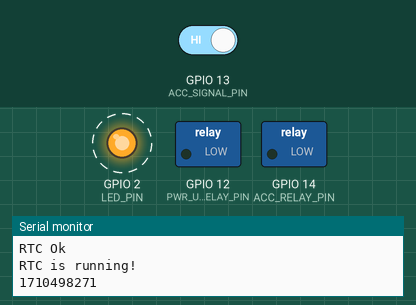
Simulated run of this sketch. Board: ESP32. Parts: switched loads named in the sketch (green lamp = pin HIGH), output pins drawn as LEDs (lit = HIGH), the last lines printed to the serial monitor. Dashed ring = blinking. The inputs (shaded band) are chosen by the test bench; at power-on: GPIO 13 (ACC_SIGNAL_PIN) HIGH. The local clock reads 2024-03-15 10:24:30 at power-on unless the sketch sets it.

Above: at 1.2 s.
1.3 s: GPIO 13 (ACC_SIGNAL_PIN) driven LOW
At 3.8 s:
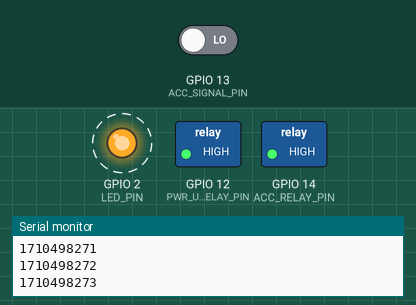
Timing chart, 0 to 10.3 s (numbered marks = the images above; inputs shaded):
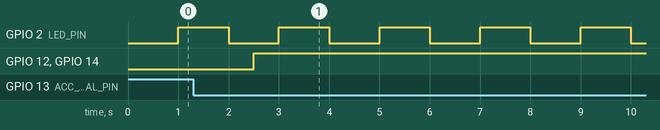

Measured:
- after the input at 1.3 s, GPIO 12 (PWR_USB_RELAY_PIN), GPIO 14 (ACC_RELAY_PIN): LOW → HIGH after 1.2 s
- by itself, GPIO 2 (LED_PIN): alternates HIGH for 1.0 s and LOW for 1.0 s

The sketch:

rtc_board.ino
```cpp
#include "serial_command.h"
#include "check_acc_signal.h"

void printCurrentEpochTime();
Ticker m_ticker;

void setup()
{
  m_ticker.attach(1, printCurrentEpochTime);
  SerialCommand::getInstance()->initSerial();
  CheckAccSignal::getInstance()->checkAccSignalWhenStartup();
}

void loop()
{
  SerialCommand::getInstance()->serialHandler();
}

void printCurrentEpochTime()
{
  Serial.println(RtcDs1307::getInstance()->getCurrentEpochTime());
}
```

check_acc_signal.cpp
```cpp
#include "check_acc_signal.h"

void CheckAccSignal::checkAcc()
{
    if(GpioController::getInstance()->readAccSignal() == false)
    {
        _count++;
        if(_count == 3)
        {
            _count = 0;
            isHaveAccSignal = true;
            isStarted = true;
        }
    }
    else
    {
        isHaveAccSignal = false;
    }
    //if have ACC signal fisrt after lost ACC signal
    // Will delay a some seconds then turn of ACC relay
    if(!isHaveAccSignal && isStarted)
    {
        if(!mTickerIsRunning)
        {
            m_ticker_1.attach(DELAY_TURN_OFF_ACC, callBackFunc);
            isTurnOnAccRelay = false;
            isStarted = false;
            mTickerIsRunning = true;
            isDetachTicker = false;
        }
    }

    if(isHaveAccSignal)
    {
        if(!isTurnOnAccRelay)
        {
            GpioController::getInstance()->turnOnAccRelay();
            mTickerIsRunning = false;
            isTurnOnAccRelay = true;
        }
    }

    if(GpioController::getInstance()->getRelayACCState() == false && isDetachTicker == false)
    {
        m_ticker_1.detach();
        isDetachTicker = true;
    }
}

void callBackFunc()
{
    GpioController::getInstance()->turnOffAccRelay();
    GpioController::getInstance()->turnOffUSBRelay();
    GpioController::getInstance()->setRelayACC(false);
}

void check_acc()
{
    CheckAccSignal::getInstance()->checkAcc();
}

void CheckAccSignal::checkAccSignalWhenStartup()
{
    if(GpioController::getInstance()->readAccSignal() == false)
    {
        delay(500);
        if(GpioController::getInstance()->readAccSignal() == false)
        {
            GpioController::getInstance()->turnOnAccRelay();
            GpioController::getInstance()->turnOnUSBRelay();
        }
    }
}
```

check_acc_signal.h
```cpp
#ifndef CHECK_ACC_SIGNAL_H
#define CHECK_ACC_SIGNAL_H

#include "gpio_controller.h"
#include <Ticker.h>

void callBackFunc();
void check_acc();

class CheckAccSignal
{
private:
    Ticker m_ticker_1;
    Ticker m_ticker_2;

    bool mTickerIsRunning;
    bool isHaveAccSignal;
    bool isStarted;
    bool isTurnOnAccRelay;
    uint8_t _count;
    bool isDetachTicker;

public:
    static CheckAccSignal* getInstance()
    {
        static CheckAccSignal obj;
        return &obj;
    }
    CheckAccSignal()
    {
        isHaveAccSignal = false;
        mTickerIsRunning = false;
        isStarted = false;
        isDetachTicker = false;
        bool isTurnOnAccRelay = false;
        _count = 0;
        m_ticker_2.attach(TIME_TO_CHECK_ACC, check_acc);
    }
    void checkAcc();
    void checkAccSignalWhenStartup();
};


#endif
```

common.h
```cpp
#ifndef COMMON_H_
#define COMMON_H_

#include <stdint.h>

#define DELAY_TURN_OFF_ACC 5 //5s
#define TIME_TO_CHECK_ACC 0.5 //0.5s

#define PWR_USB_RELAY_PIN 12
#define ACC_RELAY_PIN 14
#define ACC_SIGNAL_PIN 13
#define LED_PIN 2

#define ON 1
#define OFF 0

#define CMD_RESET_PWR_USB 'D'
#define CMD_GET_EPOCH_TIME 'E'
#define CMD_SET_CURRENT_TIME 'F'

#define START_BYTE 'A'
#define STOP_BYTE 'B'

#define DEBUG
#define SERIAL_BAUD 115200

enum SERIAL_STATE {
  WAITING_START_BYTE = 0,
  WAITING_RECEIVE_DATA_BYTE,
  WAITING_STOP_BYTE
};

#endif
```

rtc_ds1307.cpp
```cpp
#include "rtc_ds1307.h"

void RtcDs1307::initRTC()
{
    if (!m_rtc.begin())
    {
        Serial.println("Couldn't find RTC");
        Serial.flush();
        while (!m_rtc.begin())
        {
            delay(200);
            Serial.println("Couldn't find RTC");
        }
    }
    else
    {
        Serial.println("RTC Ok");
    }

    if (!m_rtc.isrunning())
    {
        Serial.println("RTC is NOT running, let's set the time!");
    }
    else
    {
        Serial.println("RTC is running!");
    }
}

uint32_t RtcDs1307::getCurrentEpochTime()
{
    m_dateTime = m_rtc.now();
    return m_dateTime.unixtime();
}

void RtcDs1307::setCurrentEpochTime(uint32_t epoch)
{
    m_dateTime.setEpochTime(epoch);
    m_rtc.adjust(m_dateTime);
}
```

rtc_ds1307.h
```cpp
#ifndef RTC_DS1307_H
#define RTC_DS1307_H

#include "RTClib.h"
#include "common.h"

class RtcDs1307
{
private:
    uint32_t epochTime;
    DateTime m_dateTime;
    RTC_DS1307 m_rtc;
public:
    static RtcDs1307* getInstance()
    {
        static RtcDs1307 obj;
        return &obj;
    }
    RtcDs1307()
    {
        initRTC();
    }
    void initRTC();
    uint32_t getCurrentEpochTime();
    void setCurrentEpochTime(uint32_t epoch);
};

#endif
```

serial_command.cpp
```cpp
#include "serial_command.h"

void SerialCommand::getSerialCommand()
{
    while (Serial.available() > 0)
    {
        char temp = Serial.read();
        countByte++;
        if (countByte > 2 && countByte < 13)
        {
            stringData += temp;
        }
        if (countByte >= 13)
            countByte = 0;

        switch (state)
        {
        case WAITING_START_BYTE:
            if (temp == START_BYTE)
            {
                state = WAITING_RECEIVE_DATA_BYTE;
            }
            break;

        case WAITING_RECEIVE_DATA_BYTE:
            if (temp == STOP_BYTE)
            {
                state = WAITING_STOP_BYTE;
                break;
            }
            buffer = temp;
            state = WAITING_STOP_BYTE;
            break;

        case WAITING_STOP_BYTE:
            if (temp == STOP_BYTE)
            {
                state = WAITING_START_BYTE;
                receiveDataDone = true;
            }
            break;
        }
    }
}

void SerialCommand::handleSerialCommand()
{
    if (receiveDataDone)
    {
        receiveDataDone = false;

        switch (buffer)
        {
        case CMD_RESET_PWR_USB:
            Serial.println("Reset PWR USB");
            GpioController::getInstance()->resetUSBRelay();
            countByte = 0;
            buffer = 0;
            stringData = "";
            break;
        case CMD_SET_CURRENT_TIME:
            RtcDs1307::getInstance()->setCurrentEpochTime(atoi(stringData.c_str()));
            Serial.print("Device response-> Set epoch time sucess: ");
            Serial.println(atoi(stringData.c_str()));
            stringData = "";
            buffer = 0;
            break;
        case CMD_GET_EPOCH_TIME:
            countByte = 0;
            buffer = 0;
            stringData = "";
            Serial.print(RtcDs1307::getInstance()->getCurrentEpochTime());
            break;
        default:
            break;
        }
    }
}

void SerialCommand::serialHandler()
{
    getSerialCommand();
    handleSerialCommand();
}

void SerialCommand::initSerial()
{
    Serial.begin(SERIAL_BAUD);
}
```

serial_command.h
```cpp
#ifndef SERIAL_COMMAND_H
#define SERIAL_COMMAND_H

#include "common.h"
#include <iostream>
#include "rtc_ds1307.h"
#include "gpio_controller.h"

class SerialCommand
{
private:
    uint8_t countByte;
    SERIAL_STATE state = WAITING_START_BYTE;
    std::string stringData;
    bool receiveDataDone;
    char buffer;

public:
    static SerialCommand* getInstance()
    {
        static SerialCommand obj;
        return &obj;
    }
    void getSerialCommand();
    void handleSerialCommand();
    void serialHandler();
    void initSerial();
};

#endif
```

gpio_controller.cpp
```cpp
#include "gpio_controller.h"

void GpioController::turnOnAccRelay()
{
    digitalWrite(ACC_RELAY_PIN, 1);
    relayACCState = true;
    turnOnUSBRelay();
}

void GpioController::turnOffAccRelay()
{
    digitalWrite(ACC_RELAY_PIN, 0);
    relayACCState = false;
    turnOffUSBRelay();
}

void GpioController::turnOnUSBRelay()
{
    digitalWrite(PWR_USB_RELAY_PIN, 1);
    relayUSBState = true;
}

void GpioController::turnOffUSBRelay()
{
    digitalWrite(PWR_USB_RELAY_PIN, 0);
    relayUSBState = false;
}

bool GpioController::getRelayACCState()
{
    return relayACCState;
}

bool GpioController::readAccSignal()
{
    if (digitalRead(ACC_SIGNAL_PIN) == 0)
    {
        return false;
    }
    else
    {
        return true;
    }
}

void GpioController::resetUSBRelay()
{
    if(relayUSBState)
    {
        turnOffUSBRelay();
        delay(1000);
        turnOnUSBRelay();
    }
    else
    {
        turnOnUSBRelay();
        delay(1000);
        turnOffUSBRelay();
    }
}

void GpioController::initGpio()
{
    pinMode(PWR_USB_RELAY_PIN, OUTPUT);
    pinMode(ACC_RELAY_PIN, OUTPUT);
    pinMode(ACC_SIGNAL_PIN, INPUT);
    pinMode(LED_PIN, OUTPUT);
    digitalWrite(PWR_USB_RELAY_PIN, 0);
    digitalWrite(ACC_RELAY_PIN, 0);
    m_ticker.attach(1, blinkLed);
}

void GpioController::setRelayACC(bool state)
{
    if (relayACCState != state)
    {
        relayACCState = state;
    }
}

void blinkLed()
{
    digitalWrite(LED_PIN, !digitalRead(LED_PIN));
}
```

gpio_controller.h
```cpp
#ifndef GPIO_CONTROLLER_H
#define GPIO_CONTROLLER_H

#include "common.h"
#include <Ticker.h>
#include <Arduino.h>

class GpioController
{
private:
    bool relayACCState;
    bool relayUSBState;
    Ticker m_ticker;
public:
    static GpioController* getInstance()
    {
        static GpioController obj;
        return &obj;
    }
    GpioController()
    {
        relayACCState = false;
        relayUSBState = false;
        initGpio();
    }
    void initGpio();
    void turnOnAccRelay();
    void turnOffAccRelay();
    void turnOnUSBRelay();
    void turnOffUSBRelay();
    void resetUSBRelay();
    bool readAccSignal();

    bool getRelayACCState();
    void setRelayACC(bool state);
};

void blinkLed();
#endif
```
